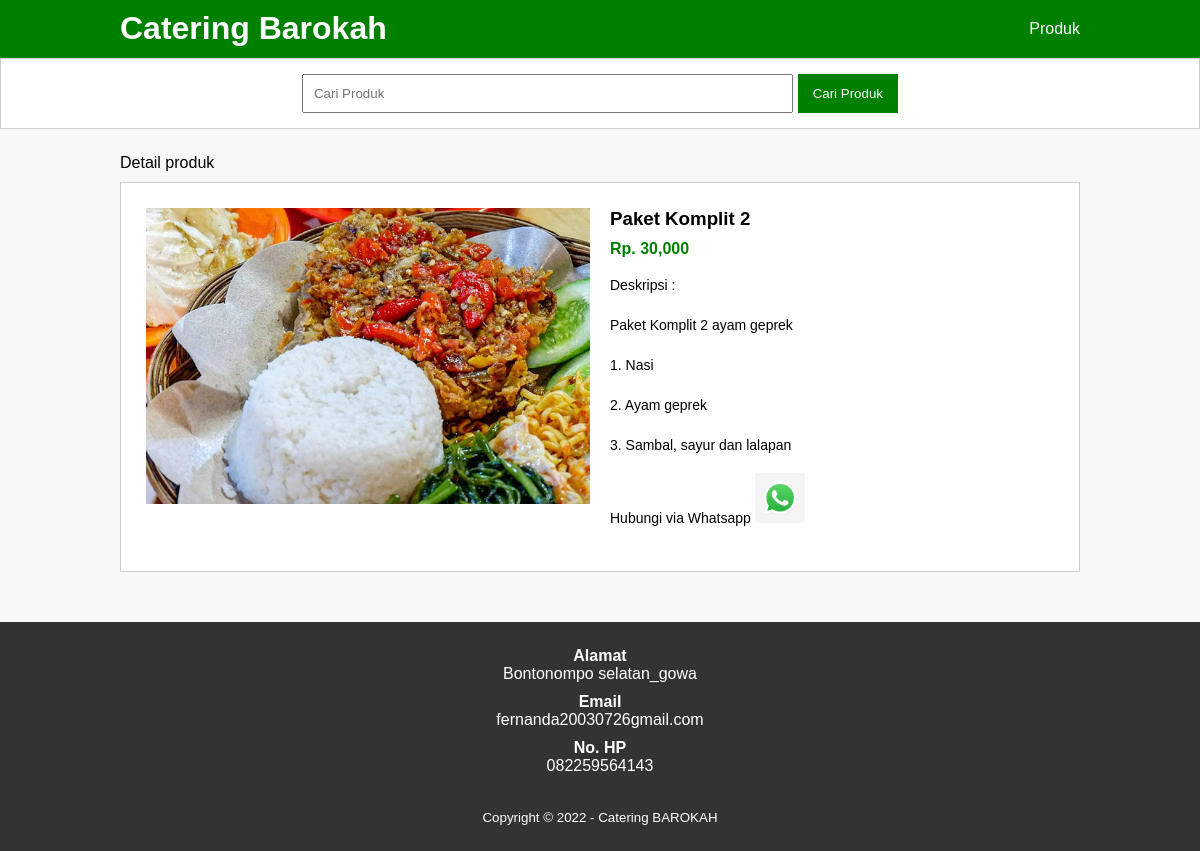
The app's page /detail-produk.php?id=18 with its own data.
### tables this page shows
CREATE TABLE `tb_product` (
  `product_id` int(11) NOT NULL,
  `category_id` int(11) NOT NULL,
  `product_name` varchar(100) NOT NULL,
  `product_price` int(11) NOT NULL,
  `product_description` text NOT NULL,
  `product_image` varchar(100) NOT NULL,
  `product_status` tinyint(1) NOT NULL,
  `date_created` timestamp NOT NULL DEFAULT current_timestamp()
);

### detail-produk.php (the view, shortened to what this page needs)
<?php
    include 'db.php';
    $kontak = mysqli_query($conn, "SELECT admin_telp, admin_email, admin_address FROM tb_admin WHERE admin_id = 1");
    $a = mysqli_fetch_object($kontak);
    $produk = mysqli_query($conn, "SELECT * FROM tb_product WHERE product_id ='".$_GET['id']."' ");
    $p = mysqli_fetch_object($produk);
?>
<!DOCTYPE html>
<html>
<head>
    <link rel="stylesheet" type="text/css" href="style.css">
</head>
<body>
    <header>
        <div class="container">
            <h1> <a href="index.php">Catering Barokah</a></h1>
            <ul>
                <li><a href="produk.php">Produk</a></li>
            </ul>
        </div>
    </header>
    <div class = "search">
        <div class = "container">
            <form acrion ="produk.php">
                <input type = "text" name = "search" placeholder="Cari Produk" value ="<?php echo $_GET['search']?>">
                <input type ="submit" name="cari" value ="Cari Produk">
            </form>
         </div>
     </div>
     <div class = "section">
        <div class = "container">
            Detail produk
            <div class="box">
                <div class="col-2">
                    <img src="produk/<?php echo $p->product_image ?>" width= "100%">
                </div>
                <div class = "col-2">
                    <h3><?php echo $p->product_name?></h3>
                    <h4>Rp. <?php echo number_format($p->product_price) ?></h4>
                    <p>Deskripsi : <br>
                       <?php echo $p->product_description ?>
                    </p>
                    <p><a href="https://api.whatsapp.com/send?phone=<?php echo $a->admin_telp ?>&text=Hai,
                    saya tertarik dengan produk anda." target="_blank">Hubungi via Whatsapp
                    <img src="img/ikon-whatsapp.jpg" width="50px"></a></p>
                </div>
            </div>
         </div>
     </div>
    <div class="footer">
        <div class="container">
            <h4>Alamat</h4>
            <p><?php echo $a->admin_address ?></p>
            <h4>Email</h4>
            <p><?php echo $a->admin_email ?></p>
            <h4>No. HP</h4>
            <p><?php echo $a->admin_telp ?></p>
            <small>Copyright &copy; 2022 - Catering BAROKAH</small>
        </div>
    </div>
</body>
</html>
</body>
</html>

### style.css (style rules this page uses)
* { padding: 0; margin: 0; font-family: sans-serif; }
body { background-color: #f8f8f8f8; }
a { color: inherit; text-decoration: none; }
header { background-color: green; color: #fff; }
header h1 a { float: left; padding:10px 0; }
header ul { float: right; }
header ul li { display: inline-block; }
header ul li a { padding:20px 0 20px 15px; display: inline-block; }
.container { width: 80%; margin:0 auto; }
.container::after { content: ''; display: block; clear: both; }
.section { padding:25px 0; }
.box { background-color: #fff; border:1px solid #ccc; padding: 15px; box-sizing: border-box; margin: 10px 0 25px 0; }
.box::after { content: ''; display: block; clear: both; }
.search { padding: 15px; background-color: #fff; border: 1px solid #ccc; text-align: center; }
.search input[type=text] { width: 50%; padding: 10px; }
.search input[type=submit] { padding: 12px 15px; background-color: green; color: #fff; border: none; cursor: pointer; }
.footer { padding: 25px 0; background-color: #333; color: #fff; text-align: center; }
.footer p { margin-bottom: 10px; }
.footer small { margin-top: 25px; display: inline-block; }
.col-2 { width: 50%; min-height: 200px; padding: 10px; box-sizing: border-box; float: left; }
.col-2 h3 { margin-bottom: 10px; }
.col-2 h4 { color: green; }
.col-2 p { margin: 15px 0; text-align: justify; line-height: 25px; font-size: 14px; }

### records on screen
tb_product: product_image (picture), product_name "Paket Komplit 2", product_price "30,000", product_description "Paket Komplit 2 ayam geprek 1. Nasi 2. Ayam geprek 3. Sambal, sayur dan lalapan"

### other values on screen
$a->admin_address "Bontonompo selatan_gowa"
$a->admin_email "fernanda20030726gmail.com"
$a->admin_telp "082259564143"
